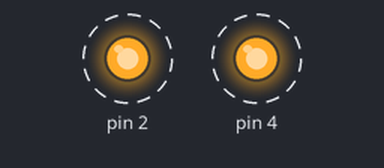
Bench run of a sketch on a simulated Arduino Uno, built with avr-gcc and run on an emulated ATmega328P. Parts: output pins drawn as LEDs (lit = HIGH). Dashed ring = blinking.

Above: at 0.2 s.
Timing chart, 0 to 4.6 s (numbered marks = the images above):
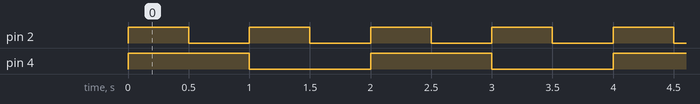

Measured:
- by itself, pin 2: alternates HIGH for 0.50 s and LOW for 0.50 s
- by itself, pin 4: alternates HIGH for 1.0 s and LOW for 1.0 s
- by itself, everything shown: repeats every 2.0 s, in 4 steps

The sketch:

Blink2.ino
```cpp
void setup() {
    pinMode(2, OUTPUT);
    pinMode(4, OUTPUT);
}

void loop() {

    unsigned long t = millis();

    digitalWrite(2, (t%1000) < 500 ? HIGH : LOW);
    digitalWrite(4, (t%2000) < 1000 ? HIGH : LOW);
}
```
